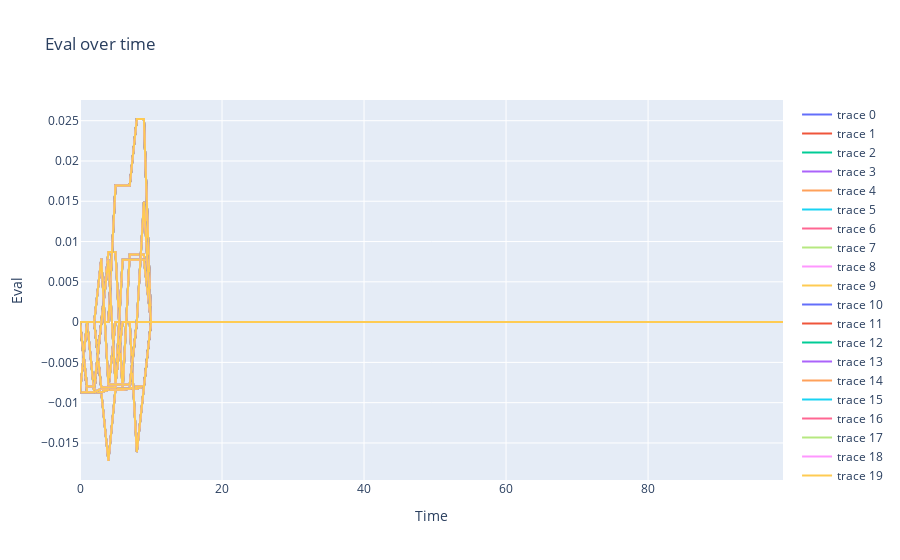

This figure's notebook cell:
### Code cell
#plot all evals
fig = go.Figure()
for i in range(100):
    fig.add_trace(go.Scatter(x=np.arange(len(evals_history[i])), y=evals_history[i], mode='lines'))
fig.update_layout(title='Eval over time', xaxis_title='Time', yaxis_title='Eval')
fig.show()
